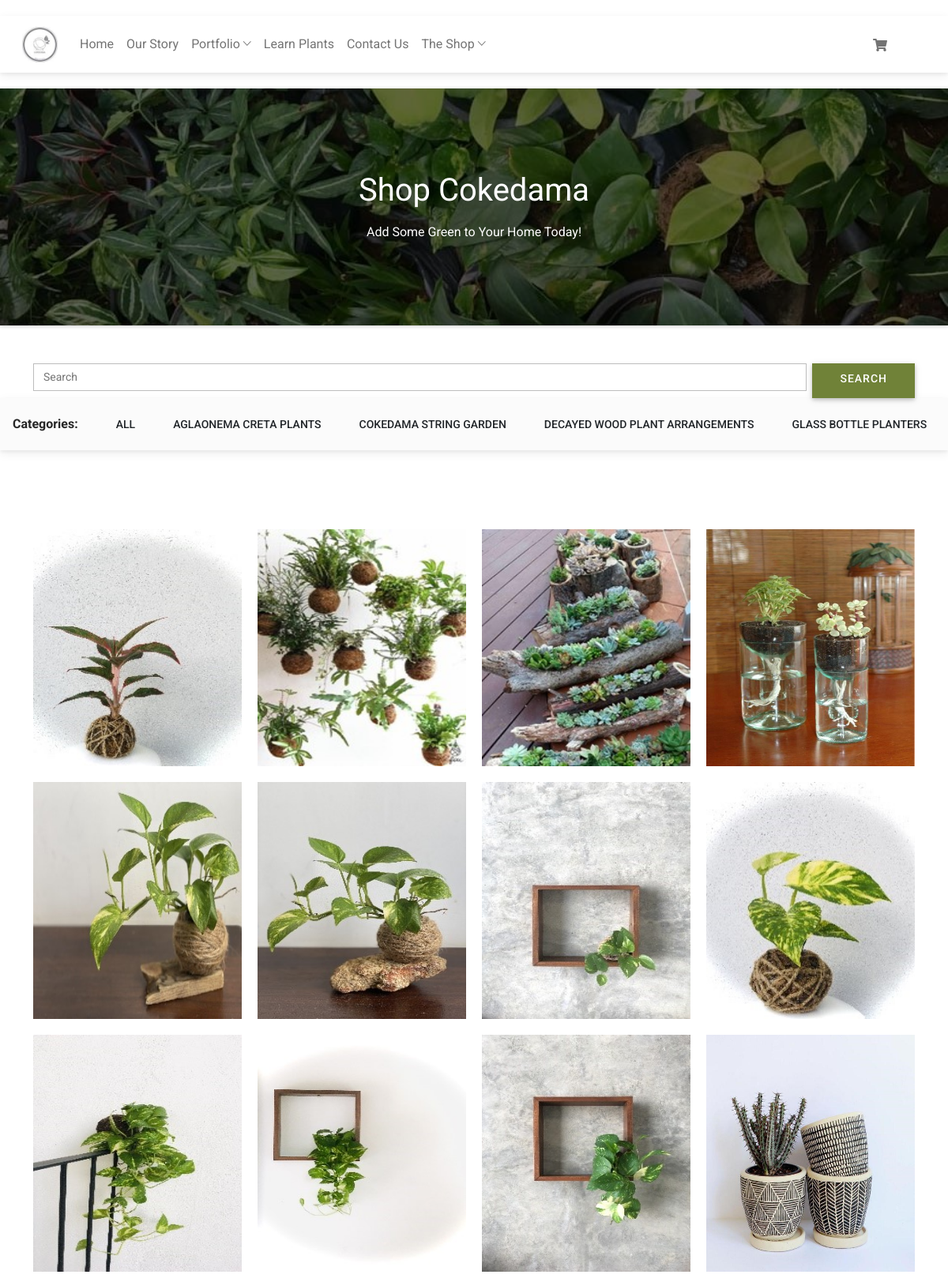
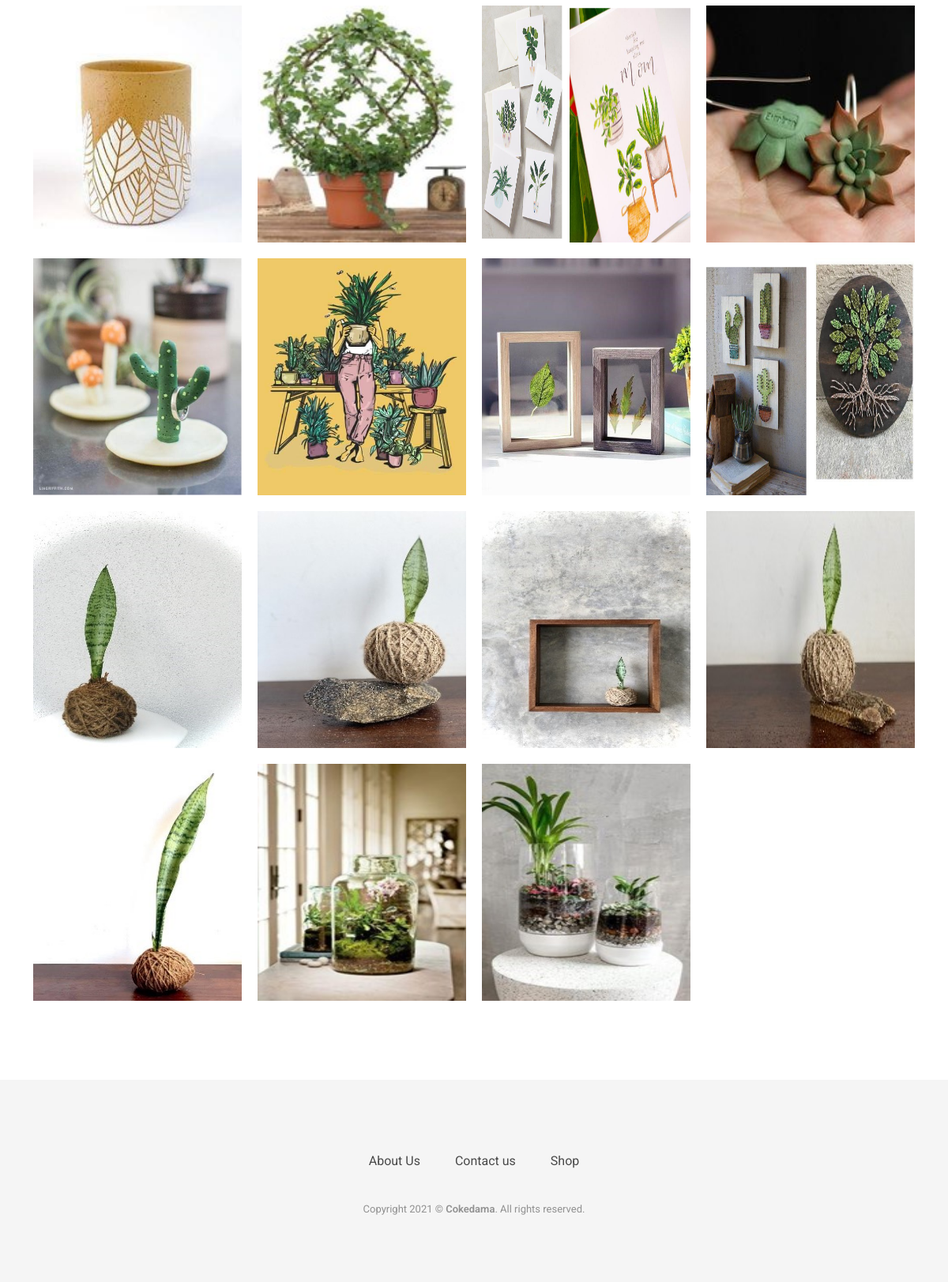
/store/, run on the app's committed database (2 pictures, top to bottom).
### store/models.py (models this page shows, shortened)
class Category(models.Model):
    name = models.CharField(max_length=200)
    slug = models.SlugField(max_length=200,
                            unique=True)
    class Meta:
        ordering = ('name',)
        verbose_name = 'category'
        verbose_name_plural = 'categories'
    def get_absolute_url(self):
        return reverse('store:product_list_by_category',
                       args=[self.slug])

class Product(models.Model):
    category = models.ForeignKey(Category,
                                 related_name='products',
                                 on_delete=models.CASCADE)
    name = models.CharField(max_length=200, db_index=True)
    slug = models.SlugField(max_length=200, db_index=True)
    list_image = StdImageField(upload_to='products/%Y/%m/%d', blank=True, variations={
        'medium': {"width": 200, "height": 200, "crop": True}
    })
    image = models.ImageField(upload_to='products/%Y/%m/%d',
                              blank=True)
    description = RichTextField(blank=True)
    price = models.DecimalField(max_digits=10, decimal_places=0)
    available = models.BooleanField(default=True)
    created = models.DateTimeField(auto_now_add=True)
    updated = models.DateTimeField(auto_now=True)
    product_code = models.CharField(max_length=200, blank=True, default='')
    class Meta:
        ordering = ('name',)
        index_together = (('id', 'slug'),)
    def get_absolute_url(self):
        return reverse('store:product_detail',
                       args=[self.id, self.slug])

### store/views.py (the view)
# urls.py: path('', views.product_list, name='product_list'),
def product_list(request, category_slug=None):
    category = None
    categories = Category.objects.all()
    products = Product.objects.filter(available=True)
    if category_slug:
        category = get_object_or_404(Category, slug=category_slug)
        products = products.filter(category=category)
    return render(request,
                  'store/product/list.html',
                  {'category': category,
                   'categories': categories,
                   'products': products})

### cart/cart.py (called while the page is built)
    def __len__(self):
        return sum(item['quantity'] for item in self.cart.values())

### cart/context_processors.py (called while the page is built)
def cart(request):
    return {'cart': Cart(request)}

### store/templates/store/product/list.html (shortened to what this page needs)
{% extends "main_base.html" %}
{% load static %}
{% block content %}
    <div
            class="p-5 text-center bg-image shadow-1-strong"
            style="
                    background-image: url({% static 'website/images/call-to-action-bg.jpg' %});
                    height: 300px;
                    "
    >
        <div class="mask" style="background-color: rgba(0, 0, 0, 0.6);">
            <div class="d-flex justify-content-center align-items-center h-100">
                <div class="text-white">
                    <h1 class="mb-3">Shop Cokedama</h1>
                    <h8 class="mb-3">Add Some Green to Your Home Today!</h8>
                </div>
            </div>
        </div>
    </div>
    <main class="mt-5">
        <div class="container">
            <form class="d-flex input-group w-auto" action="/store/search">
                <div class="input-group">
                    <input
                            name="q"
                            type="text"
                            class="form-control mr-sm-2"
                            placeholder="Search"
                            aria-label="Search"
                            aria-describedby="search-addon"
                    />
                    <button type="submit" class="btn btn-main text-center">Search</button>
                </div>
            </form>
        </div>
        <nav class="navbar navbar-expand-lg navbar-light bg-light mg-4">
            <div class="collapse navbar-collapse" style= "overflow-x: auto; white-space: nowrap;" id="navbarSupportedContent">
                <strong class="text-dark mr-2">Categories:</strong>
                <ul class="navbar-nav me-auto mb-2 mb-lg-0">
                    <li><a class="dropdown-item" href="{% url "store:product_list" %}">All</a></li>
                    {% for c in categories %}
                        <li {% if category.slug == c.slug %}class="selected" {% endif %}>
                            <a class="dropdown-item" href="{{ c.get_absolute_url }}">{{ c.name|title }}</a>
                        </li>
                    {% endfor %}
                </ul>
            </div>
        </nav>
        <div class="section">
            <div class="container">
                <div style="display: grid; grid-template-columns: repeat(4,1fr); grid-auto-rows: 300px; grid-gap:20px;">
                    {% for product in products %}
                        <div class="portfolio-item" style="padding: 0px"
                             data-groups="[&quot;design&quot;]">
                            <img src="
                                    {% if product.list_image %}{{ product.list_image.url }}{% else %}{% static 'website/images/logo.png' %}{% endif %}"
                                 style="width:100%; height: 100%;">
                        </div>
                    {% endfor %}
                </div>
            </div>
        </div>
    </main>
{% endblock %}

### website/templates/main_base.html (shortened to what this page needs)
{% load static %}
<!DOCTYPE html>
<html lang="en">
<head>
    <link rel="stylesheet" href="{% static 'website/plugins/bootstrap/bootstrap.min.css' %}">
    <link rel="stylesheet" href="{% static 'website/plugins/Ionicons/css/ionicons.min.css' %}">
    <link rel="stylesheet" href="{% static 'website/plugins/animate-css/animate.css' %}">
    <link rel="stylesheet" href="{% static 'website/plugins/magnific-popup/magnific-popup.css' %}">
    <link rel="stylesheet" href="{% static 'website/plugins/slick/slick.css' %}">
    <link rel="stylesheet" href="https://use.fontawesome.com/releases/v5.15.2/css/all.css"/>
    <link rel="stylesheet" href="{% static 'website/css/mdb.min.css' %}"/>
    <link rel="stylesheet" href="{% static 'website/css/style.css' %}">
</head>
<body id="body">
<header>
    <nav class="navbar navbar-expand-lg navbar-light bg-white">
        <div class="container-fluid">
            <a class="navbar-brand" href="{% url 'home' %}">
                <img
                        src="{% static 'website/images/logo.png' %}"
                        height="45"
                        alt=""
                        loading="lazy"
                />
            </a>
            <ul class="navbar-nav me-auto mb-2 mb-lg-0">
                <li class="navbar-nav ml-auto">
                    <a class="nav-link" aria-current="page" href="{% url 'home' %}">Home</a>
                </li>
                <li class="nav-item">
                    <a class="nav-link" href="{% url 'about' %}">Our Story</a>
                </li>
                <li class="nav-item dropdown @@portfolio">
                    <a class="nav-link dropdown-toggle" href="#" id="dropdown03" data-toggle="dropdown"
                       aria-haspopup="true" aria-expanded="false">Portfolio <span class="ion-ios-arrow-down"></span></a>
                </li>
                <li class="nav-item">
                    <a class="nav-link" href="{% url 'tree_profile' %}">Learn Plants</a>
                </li>
                <li class="nav-item">
                    <a class="nav-link" href="{% url 'contact' %}">Contact Us</a>
                </li>
                <li class="nav-item dropdown @@products">
                    <a class="nav-link dropdown-toggle" href="#" id="dropdown03" data-toggle="dropdown"
                       aria-haspopup="true" aria-expanded="false">The Shop <span class="ion-ios-arrow-down"></span></a>
                </li>
            </ul>
            <ul class="navbar-nav d-flex flex-row">
                <li class="nav-item me-3 me-lg-0">
                    {% with total_items=cart|length %}
                        {% if total_items > 0 %}
                            <a class="nav-link btn btn-icon " href="{% url 'cart:cart_detail' %}">
                    <i class="fas fa-shopping-cart"><span> {{ total_items }}
                                             item{{ total_items|pluralize }}</span></i>
                            </a>
                        {% else %}
                            <a class="nav-link" href="{% url 'cart:cart_detail' %}">
                                <span><i class="fas fa-shopping-cart"></i></span>
                            </a>
                        {% endif %}
                    {% endwith %}
                </li>
            </ul>
        </div>
    </nav>
</header>
{% block content %}
{% endblock %}
<footer class="footer">
    <div class="container">
        <div class="row">
            <div class="col-md-12">
                <div class="footer-manu">
                    <ul>
                        <li><a href="{% url 'about' %}">About Us</a></li>
                        <li><a href="{% url 'contact' %}">Contact us</a></li>
                        <li><a href="{% url 'store:product_list' %}">Shop</a></li>
                    </ul>
                </div>
                <p class="copyright mb-0">Copyright
                    <script>document.write(new Date().getFullYear())</script> &copy; <a>Cokedama</a>. All rights
                    reserved.
                </p>
            </div>
        </div>
    </div>
</footer>
</body>
</html>

### static/website/css/style.css (style rules this page uses)
body { line-height: 1.65; font-family: "Roboto", sans-serif; -webkit-font-smoothing: antialiased; }
h1, h2, h3, h4, h5, h6 { font-family: "Roboto", sans-serif; }
h1, h2, h3, h4, h5, h6 { font-weight: 400; }
h1 { font-size: 40px; }
p { color: #7B7B7B; font-size: 15px; font-family: "Roboto", sans-serif; line-height: 1.7; }
ol, ul { margin: 0; padding: 0; list-style: none; }
a, a:focus, a:hover { text-decoration: none; outline: 0; color: #708238; }
input[type="email"], input[type="password"], input[type="text"], input[type="tel"] { box-shadow: none; height: 45px; outline: none; font-size: 14px; }
.form-control { box-shadow: none; border-radius: 0; }
i { width:100px; text-align:center; vertical-align:middle; }
.btn-main, .btn-transparent, .btn-small { background: #708238; color: #fff; display: inline-block; font-size: 14px; letter-spacing: 1px; padding: 14px 35px; text-transform: uppercase; border-radius: 0; transition: all 0.2s ease; }
.section { padding: 100px 0; }
header { background: #fff; padding: 20px 0; }
header .navbar { margin-bottom: 0px; border: 0px; }
header .navbar-brand { padding-top: 5px; }
.dropdown-toggle::after { display: none; }
.dropdown-item { padding: .8rem 1.5rem; text-transform: uppercase; font-size: 14px; font-weight: 500; }
.portfolio-item { position: relative; padding: 0; }
.portfolio-item img { width: 100%; height: auto; }
.footer { background: #F5F5F5; text-align: center; padding: 80px 0; }
.footer p { font-size: 13px; line-height: 25px; color: #919191; }
.footer a { color: #595959; }
.footer .footer-manu { padding-bottom: 25px; }
.footer .footer-manu ul { margin: 0px; padding: 0px; }
.footer .footer-manu ul li { display: inline-block; padding: 10px 20px; }
.footer .footer-manu ul li a { display: inline-block; color: #494949; }
.footer .copyright a { font-weight: 600; }

### data on the page
Category: name "AGLAONEMA CRETA PLANTS"
Category: name "COKEDAMA STRING GARDEN"
Category: name "DECAYED WOOD PLANT ARRANGEMENTS"
Category: name "GLASS BOTTLE PLANTERS"
Product: list_image (picture)
Product: list_image (picture)
Product: list_image (picture)
Product: list_image (picture)
Product: list_image (picture)
Product: list_image (picture)
Product: list_image (picture)
Product: list_image (picture)
Product: list_image (picture)
Product: list_image (picture)
Product: list_image (picture)
Product: list_image (picture)
Product: list_image (picture)
Product: list_image (picture)
Product: list_image (picture)
Product: list_image (picture)
Product: list_image (picture)
Product: list_image (picture)
Product: list_image (picture)
Product: list_image (picture)
Product: list_image (picture)
Product: list_image (picture)
Product: list_image (picture)
Product: list_image (picture)
Product: list_image (picture)
Product: list_image (picture)
Product: list_image (picture)
